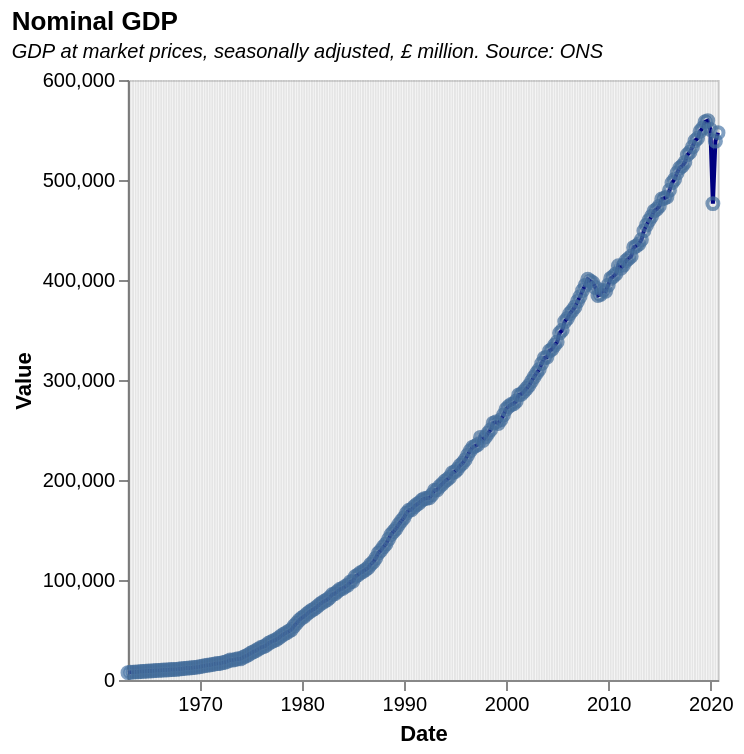

Specify this chart in Vega-Lite:
### Vega-Lite specification from a JSON file in a GitHub repository (floating-point values rounded to 4 significant figures; data arrays with more than 128 entries replaced by an {"elided": "..."} marker saying what was removed)
{"$schema": "https://vega.github.io/schema/vega-lite/v5.json", "description": "(M4) Nominal GDP", "title": {"text": "Nominal GDP", "subtitle": "GDP at market prices, seasonally adjusted, £ million. Source: ONS", "subtitleFontStyle": "italic", "subtitleFontSize": 10, "anchor": "start", "color": "black"}, "data": {"values": {"elided": "232 records"}, "format": {"parse": {"Date": "date"}}}, "height": 300, "width": 295, "encoding": {"x": {"field": "Date", "type": "temporal", "axis": {"grid": false}}}, "layer": [{"encoding": {"y": {"field": "Value", "type": "quantitative", "axis": {"grid": false}}}, "layer": [{"mark": {"type": "line", "color": "darkblue"}}, {"mark": "point"}]}, {"mark": "rule", "encoding": {"opacity": {"value": 0.1}, "tooltip": [{"field": "Date", "type": "temporal", "format": "%B, %Y"}, {"field": "Value", "title": "Nominal GDP", "type": "quantitative", "format": ",.0f"}]}}]}
